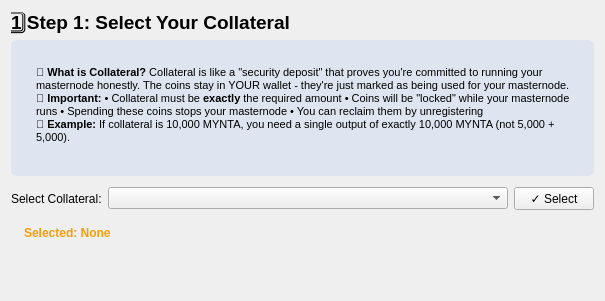
         <widget class="QWidget" name="collateralPage">
          <layout class="QVBoxLayout" name="collateralLayout">
           <item>
            <widget class="QLabel" name="collateralTitle">
             <property name="font">
              <font>
               <pointsize>14</pointsize>
               <weight>75</weight>
               <bold>true</bold>
              </font>
             </property>
             <property name="text">
              <string>1️⃣ Step 1: Select Your Collateral</string>
             </property>
            </widget>
           </item>
           <item>
            <widget class="QFrame" name="collateralInfoFrame">
             <property name="styleSheet">
              <string>QFrame { background-color: rgba(59, 130, 246, 0.1); border-radius: 6px; padding: 8px; margin-bottom: 5px; }</string>
             </property>
             <layout class="QVBoxLayout" name="collateralInfoLayout">
              <property name="spacing">
               <number>2</number>
              </property>
              <property name="leftMargin">
               <number>6</number>
              </property>
              <property name="topMargin">
               <number>4</number>
              </property>
              <property name="rightMargin">
               <number>6</number>
              </property>
              <property name="bottomMargin">
               <number>4</number>
              </property>
              <item>
               <widget class="QLabel" name="collateralDescription">
                <property name="text">
                 <string>&lt;html&gt;&lt;head/&gt;&lt;body style="font-size:11px;"&gt;
&lt;b&gt;🔐 What is Collateral?&lt;/b&gt; Collateral is like a "security deposit" that proves you're committed to running your masternode honestly. The coins stay in YOUR wallet - they're just marked as being used for your masternode.&lt;br/&gt;
&lt;b&gt;📌 Important:&lt;/b&gt; • Collateral must be &lt;b&gt;exactly&lt;/b&gt; the required amount • Coins will be "locked" while your masternode runs • Spending these coins stops your masternode • You can reclaim them by unregistering&lt;br/&gt;
&lt;b&gt;💡 Example:&lt;/b&gt; If collateral is 10,000 MYNTA, you need a single output of exactly 10,000 MYNTA (not 5,000 + 5,000).
&lt;/body&gt;&lt;/html&gt;</string>
                </property>
                <property name="wordWrap">
                 <bool>true</bool>
                </property>
                <property name="styleSheet">
                 <string>background: transparent; font-size: 11px;</string>
                </property>
               </widget>
              </item>
             </layout>
            </widget>
           </item>
           <item>
            <layout class="QHBoxLayout" name="collateralSelectLayout">
             <item>
              <widget class="QLabel" name="collateralSelectLabel">
               <property name="text">
                <string>Select Collateral:</string>
               </property>
               <property name="toolTip">
                <string>Choose which coins to use as your masternode collateral. Only outputs with exactly the required amount are shown.</string>
               </property>
              </widget>
             </item>
             <item>
              <widget class="QComboBox" name="collateralComboBox">
               <property name="minimumSize">
                <size>
                 <width>400</width>
                 <height>0</height>
                </size>
               </property>
               <property name="toolTip">
                <string>This dropdown shows all your wallet outputs that have exactly the required collateral amount. 
Each entry shows: Transaction ID (first 16 chars) : Output Index (Amount) - Address

If this is empty, you need to create a collateral output first:
1. Go to Send tab
2. Send the exact collateral amount to one of your own addresses
3. Wait for 15 confirmations
4. Come back here and click Refresh</string>
               </property>
              </widget>
             </item>
             <item>
              <widget class="QPushButton" name="selectCollateralButton">
               <property name="text">
                <string>✓ Select</string>
               </property>
               <property name="toolTip">
                <string>Click to confirm your collateral selection. This locks in your choice for the next step.</string>
               </property>
              </widget>
             </item>
            </layout>
           </item>
           <item>
            <widget class="QLabel" name="selectedCollateralLabel">
             <property name="text">
              <string>Selected: None</string>
             </property>
             <property name="styleSheet">
              <string>color: #f59e0b; font-weight: bold; padding: 10px;</string>
             </property>
             <property name="toolTip">
              <string>Shows which collateral you've selected. This will be your masternode's "security deposit".</string>
             </property>
            </widget>
           </item>
           <item>
            <spacer name="collateralSpacer">
             <property name="orientation">
              <enum>Qt::Vertical</enum>
             </property>
             <property name="sizeHint" stdset="0">
              <size>
               <width>20</width>
               <height>40</height>
              </size>
             </property>
            </spacer>
           </item>
          </layout>
         </widget>
